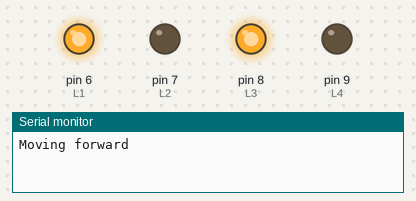
The sketch below on a simulated Arduino Uno, built with avr-gcc and run on an emulated ATmega328P. On the bench: output pins drawn as LEDs (lit = HIGH), the last lines printed to the serial monitor.

Above: at 0.2 s.
At 2.7 s:
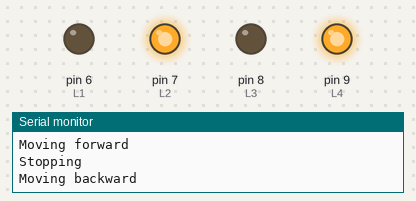
At 5.2 s:
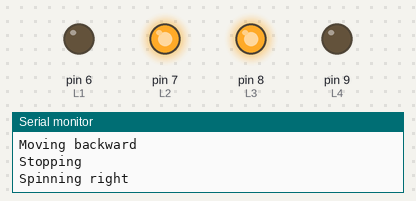
At 7.7 s:
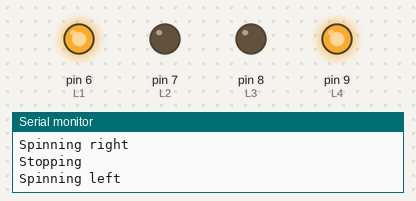
At 11.5 s:
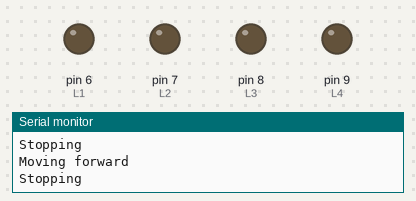
Timing chart, 0 to 13.0 s (numbered marks = the images above):
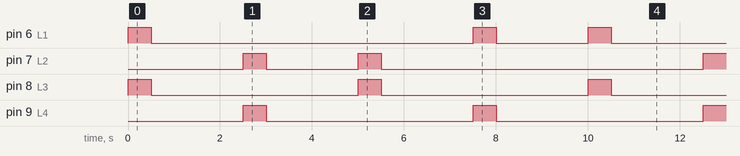

The sketch:

car.ino
```cpp
//Arduino code:

int L1 = 6, L2 = 7, L3 = 8, L4 = 9; // Pins connected to Motor driver L298N H-Bridge module

void setup()
{
  // initialize the digital pins we will use as an output.
  pinMode(L1, OUTPUT);
  pinMode(L2, OUTPUT);
  pinMode(L3, OUTPUT);
  pinMode(L4, OUTPUT);
  Serial.begin(9600);
}

// the loop routine runs over and over again forever:
void loop()
{
  forward(500);
  halt(2000);
  reverse(500);
  halt(2000);
  rightSpin(500);
  halt(2000);
  leftSpin(500);
  halt(2000);
}

// robMove routine switches the correct inputs to the L298N for the direction selected.
void robMove(int l1, int l2, int r1, int r2)
{
  digitalWrite(L1, l1);
  digitalWrite(L2, l2);
  digitalWrite(L3, r1);
  digitalWrite(L4, r2);
}

void reverse(int wait)
{
  Serial.println("Moving backward");
  robMove(LOW, HIGH, LOW, HIGH);
  delay(wait);
}

void forward(int wait)
{
  Serial.println("Moving forward");
  robMove(HIGH, LOW, HIGH, LOW);
  delay(wait);
}

void leftSpin(int wait)
{
  Serial.println("Spinning left");
  robMove(HIGH, LOW, LOW, HIGH);
  delay(wait);
}

void rightSpin(int wait)
{
  Serial.println("Spinning right");
  robMove(LOW, HIGH, HIGH, LOW);
  delay(wait);
}

void halt(int wait)
{
  Serial.println("Stopping");
  robMove(LOW, LOW, LOW, LOW);
  delay(wait);
}
```

Measured:
- by itself, pin 6 (L1): repeats every 10.0 s: LOW 7.0 s, HIGH 0.50 s, LOW 2.0 s, HIGH 0.50 s
- by itself, pin 7 (L2): repeats every 10.0 s: LOW 2.0 s, HIGH 0.50 s, LOW 7.0 s, HIGH 0.50 s
- by itself, pin 8 (L3), pin 9 (L4): alternates HIGH for 0.50 s and LOW for 4.5 s
